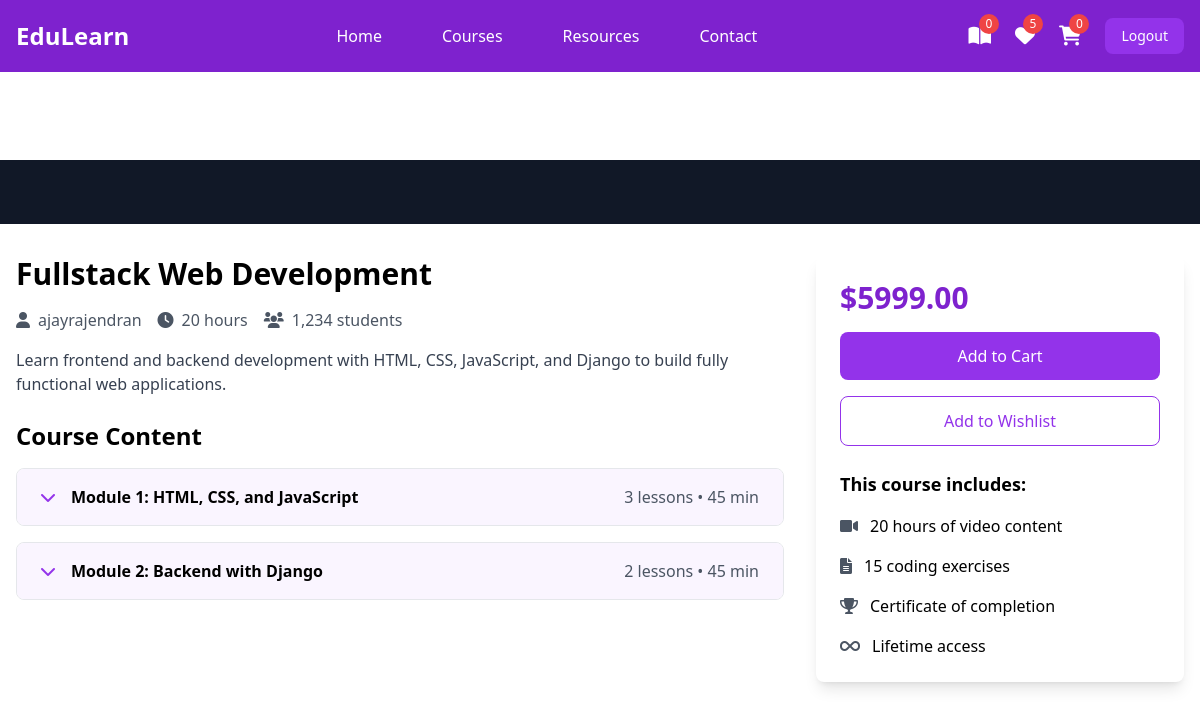
The app's page /course/6/ (signed in) with its own data.
### instructor/models.py (models this page shows, shortened)
class User(AbstractUser):
    ROLE_CHOICES =(
        ("instructor","Instructor"),
        ("student","Student")
    )
    role=models.CharField(max_length=20,choices=ROLE_CHOICES,default="student")

class Course(models.Model):
    title=models.CharField(max_length=200)
    description=models.TextField()
    price=models.DecimalField(decimal_places=2,max_digits=7)
    owner=models.ForeignKey(User,on_delete=models.SET_NULL,related_name="courses",null=True)
    is_free=models.BooleanField(default=False)
    picture=models.ImageField(upload_to="courseimages",null=True,blank=True,default="courseimages/default.png")
    thumbnail=EmbedVideoField()
    category_objects=models.ManyToManyField(Category)
    created_at=models.DateTimeField(auto_now_add=True)
    updated_at=models.DateTimeField(auto_now=True)

class Module(models.Model):
    title=models.CharField(max_length=200)
    course_object=models.ForeignKey(Course,on_delete=models.CASCADE,related_name="modules")
    order=models.PositiveIntegerField()

### student/views.py (the view)
# urls.py: path('course/<int:pk>/',views.CourseDetailView.as_view(),name="course-detail"),
@method_decorator(signin_required,name="dispatch")
class CourseDetailView(View):
    def get(self,request,*args,**kwargs):
        id=kwargs.get("pk")
        course_instance=Course.objects.get(id=id)
        return render(request,"course_detail.html",{"course":course_instance})

### student/context_processors.py (called while the page is built)
def course_context(request):
    count=0
    if request.user.is_authenticated:
        orders=request.user.purchase.filter(is_paid=True)
        count=len([c for o in orders for c in o.course_objects.all()])
    return {"count":count}

### student/templates/course_detail.html (shortened to what this page needs)
{%extends 'base.html'%}
{% load embed_video_tags %}
{%block main_block%}
<div class="pt-20">
   <div class="bg-gray-900 w-full">
       <div class="max-w-screen-xl mx-auto px-4 py-8">
       </div>
   </div>
   <div class="max-w-screen-xl mx-auto px-4 py-8 grid grid-cols-1 lg:grid-cols-3 gap-8">
       <div class="lg:col-span-2">
           <h1 class="text-3xl font-bold mb-4">{{course.title}}</h1>
           <div class="flex items-center mb-4 text-gray-600">
               <span class="mr-4"><i class="fas fa-user mr-2"></i>{{course.owner}}</span>
               <span class="mr-4"><i class="fas fa-clock mr-2"></i>20 hours</span>
               <span><i class="fas fa-users mr-2"></i>1,234 students</span>
           </div>
           <p class="text-gray-700 mb-6">{{course.description}}</p>
           <div class="space-y-4">
               <h2 class="text-2xl font-bold mb-4">Course Content</h2>
               {%for module in course.modules.all%}
               <div class="border rounded-lg overflow-hidden">
                   <button class="w-full px-6 py-4 bg-purple-50 hover:bg-purple-100 flex items-center justify-between" onclick="toggleModule('module{{forloop.counter}}')">
                       <div class="flex items-center">
                           <i class="fas fa-chevron-down mr-4 text-purple-600"></i>
                           <span class="font-semibold">Module {{module.order}}: {{module.title}}</span>
                       </div>
                       <span class="text-gray-600">{{module.lessons.all.count}} lessons • 45 min</span>
                   </button>
               </div>
               {%endfor%}
           </div>
       </div>
       <div class="lg:col-span-1">
           <div class="bg-white p-6 rounded-lg shadow-lg sticky top-24">
               <div class="text-3xl font-bold mb-4 text-purple-700">${{course.price}}</div>
               <a href="{%url 'cart' course.id%}">
                  <button class="w-full bg-purple-600 text-white py-3 rounded-lg mb-4 hover:bg-purple-700 transition duration-300">
                      Add to Cart
                  </button>
               </a>
               <button class="w-full border border-purple-600 text-purple-600 py-3 rounded-lg mb-6 hover:bg-purple-50 transition duration-300">
                   Add to Wishlist
               </button>
               <div class="space-y-4">
                   <h3 class="font-bold text-lg">This course includes:</h3>
                   <div class="flex items-center">
                       <i class="fas fa-video mr-3 text-gray-600"></i>
                       <span>20 hours of video content</span>
                   </div>
                   <div class="flex items-center">
                       <i class="fas fa-file-alt mr-3 text-gray-600"></i>
                       <span>15 coding exercises</span>
                   </div>
                   <div class="flex items-center">
                       <i class="fas fa-trophy mr-3 text-gray-600"></i>
                       <span>Certificate of completion</span>
                   </div>
                   <div class="flex items-center">
                       <i class="fas fa-infinity mr-3 text-gray-600"></i>
                       <span>Lifetime access</span>
                   </div>
               </div>
           </div>
       </div>
   </div>
</div>
{%endblock%}

### student/templates/base.html (shortened to what this page needs)
<!DOCTYPE html>
<html lang="en">
<head>
    <script src="https://cdn.tailwindcss.com"></script>
    <link href="https://cdnjs.cloudflare.com/ajax/libs/font-awesome/6.0.0/css/all.min.css" rel="stylesheet">
</head>
<body>
    <nav class="bg-purple-700 fixed w-full z-20 top-0 left-0">
        <div class="max-w-screen-xl flex flex-wrap items-center justify-between mx-auto p-4">
            <a href="#" class="flex items-center">
                <span class="self-center text-2xl font-semibold text-white">EduLearn</span>
            </a>
            <div class="items-center justify-between hidden w-full md:flex md:w-auto md:order-1">
                <ul class="flex flex-col p-4 md:p-0 mt-4 font-medium md:flex-row md:space-x-8 md:mt-0">
                    <li><a href="#" class="block py-2 pl-3 pr-4 text-white hover:text-purple-200">Home</a></li>
                    <li><a href="{%url 'mycourses'%}" class="block py-2 pl-3 pr-4 text-white hover:text-purple-200">Courses</a></li>
                    <li><a href="#" class="block py-2 pl-3 pr-4 text-white hover:text-purple-200">Resources</a></li>
                    <li><a href="#" class="block py-2 pl-3 pr-4 text-white hover:text-purple-200">Contact</a></li>
                </ul>
            </div>
            <div class="flex items-center space-x-6 md:order-2">
                <div class="relative group">
                    <a href="#" class="text-white hover:text-purple-200">
                        <i class="fas fa-book-open text-xl"></i>
                        <span class="absolute -top-2 -right-2 bg-red-500 text-white text-xs rounded-full h-5 w-5 flex items-center justify-center">{{count}}</span>
                    </a>
                </div>
                <div class="relative group">
                    <a href="#" class="text-white hover:text-purple-200">
                        <i class="fas fa-heart text-xl"></i>
                        <span class="absolute -top-2 -right-2 bg-red-500 text-white text-xs rounded-full h-5 w-5 flex items-center justify-center">5</span>
                    </a>
                </div>
                <div class="relative group">
                    <a href="{%url 'cart-summary'%}" class="text-white hover:text-purple-200">
                        <i class="fas fa-shopping-cart text-xl"></i>
                        <span class="absolute -top-2 -right-2 bg-red-500 text-white text-xs rounded-full h-5 w-5 flex items-center justify-center">{{request.user.basket.all.count}}</span>
                    </a>
                </div>
                <a href="{%url 'signout'%}"><button class="text-white bg-purple-600 hover:bg-purple-800 focus:ring-4 focus:outline-none focus:ring-purple-300 font-medium rounded-lg text-sm px-4 py-2 text-center">Logout</button></a>
            </div>
        </div>
    </nav>
    <div class="mt-20">
        {%block main_block%}
        {%endblock%}
    </div>
</body>
</html>

### records on screen
User: user.basket.all.count "0"
Course: title "Fullstack Web Development", owner "ajayrajendran", description "Learn frontend and backend development with HTML, CSS, JavaScript, and Django to build fully functional web applications.", price "5999.00"
Module: order "1", title "HTML, CSS, and JavaScript", lessons.all.count "3"
Module: order "2", title "Backend with Django", lessons.all.count "2"

### other values on screen
{{ count }} "0"
